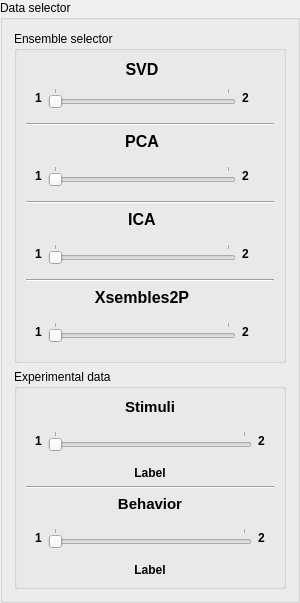
         <widget class="QGroupBox" name="groupBox_32">
          <property name="sizePolicy">
           <sizepolicy hsizetype="Minimum" vsizetype="Preferred">
            <horstretch>0</horstretch>
            <verstretch>0</verstretch>
           </sizepolicy>
          </property>
          <property name="minimumSize">
           <size>
            <width>300</width>
            <height>0</height>
           </size>
          </property>
          <property name="maximumSize">
           <size>
            <width>300</width>
            <height>16777215</height>
           </size>
          </property>
          <property name="title">
           <string>Data selector</string>
          </property>
          <layout class="QVBoxLayout" name="verticalLayout_61">
           <item>
            <widget class="QGroupBox" name="groupBox_35">
             <property name="sizePolicy">
              <sizepolicy hsizetype="MinimumExpanding" vsizetype="Preferred">
               <horstretch>0</horstretch>
               <verstretch>0</verstretch>
              </sizepolicy>
             </property>
             <property name="title">
              <string>Ensemble selector</string>
             </property>
             <layout class="QVBoxLayout" name="verticalLayout_62">
              <item>
               <widget class="QWidget" name="widget_17" native="true">
                <layout class="QHBoxLayout" name="horizontalLayout_29">
                 <property name="leftMargin">
                  <number>0</number>
                 </property>
                 <property name="topMargin">
                  <number>0</number>
                 </property>
                 <property name="rightMargin">
                  <number>0</number>
                 </property>
                 <property name="bottomMargin">
                  <number>0</number>
                 </property>
                 <item>
                  <widget class="QWidget" name="widget_16" native="true">
                   <layout class="QVBoxLayout" name="verticalLayout_65">
                    <property name="spacing">
                     <number>0</number>
                    </property>
                    <property name="leftMargin">
                     <number>0</number>
                    </property>
                    <property name="topMargin">
                     <number>0</number>
                    </property>
                    <property name="rightMargin">
                     <number>0</number>
                    </property>
                    <property name="bottomMargin">
                     <number>0</number>
                    </property>
                    <item>
                     <widget class="QLabel" name="label_7">
                      <property name="sizePolicy">
                       <sizepolicy hsizetype="MinimumExpanding" vsizetype="Preferred">
                        <horstretch>0</horstretch>
                        <verstretch>0</verstretch>
                       </sizepolicy>
                      </property>
                      <property name="font">
                       <font>
                        <pointsize>12</pointsize>
                        <bold>true</bold>
                       </font>
                      </property>
                      <property name="text">
                       <string>SVD</string>
                      </property>
                      <property name="alignment">
                       <set>Qt::AlignCenter</set>
                      </property>
                     </widget>
                    </item>
                    <item>
                     <widget class="QWidget" name="widget_9" native="true">
                      <layout class="QHBoxLayout" name="horizontalLayout_22">
                       <item>
                        <widget class="QLabel" name="enscomp_slider_lbl_min_svd">
                         <property name="sizePolicy">
                          <sizepolicy hsizetype="Minimum" vsizetype="Preferred">
                           <horstretch>0</horstretch>
                           <verstretch>0</verstretch>
                          </sizepolicy>
                         </property>
                         <property name="font">
                          <font>
                           <bold>true</bold>
                          </font>
                         </property>
                         <property name="text">
                          <string>1</string>
                         </property>
                        </widget>
                       </item>
                       <item>
                        <widget class="QSlider" name="enscomp_slider_svd">
                         <property name="enabled">
                          <bool>false</bool>
                         </property>
                         <property name="sizePolicy">
                          <sizepolicy hsizetype="MinimumExpanding" vsizetype="Fixed">
                           <horstretch>0</horstretch>
                           <verstretch>0</verstretch>
                          </sizepolicy>
                         </property>
                         <property name="maximum">
                          <number>1</number>
                         </property>
                         <property name="pageStep">
                          <number>1</number>
                         </property>
                         <property name="tracking">
                          <bool>false</bool>
                         </property>
                         <property name="orientation">
                          <enum>Qt::Horizontal</enum>
                         </property>
                         <property name="tickPosition">
                          <enum>QSlider::TicksAbove</enum>
                         </property>
                         <property name="tickInterval">
                          <number>1</number>
                         </property>
                        </widget>
                       </item>
                       <item>
                        <widget class="QLabel" name="enscomp_slider_lbl_max_svd">
                         <property name="font">
                          <font>
                           <bold>true</bold>
                          </font>
                         </property>
                         <property name="text">
                          <string>2</string>
                         </property>
                        </widget>
                       </item>
                      </layout>
                     </widget>
                    </item>
                   </layout>
                  </widget>
                 </item>
                 <item>
                  <widget class="QWidget" name="enscomp_colorflag_svd" native="true">
                   <property name="minimumSize">
                    <size>
                     <width>10</width>
                     <height>0</height>
                    </size>
                   </property>
                   <property name="maximumSize">
                    <size>
                     <width>10</width>
                     <height>16777215</height>
                    </size>
                   </property>
                   <property name="autoFillBackground">
                    <bool>false</bool>
                   </property>
                  </widget>
                 </item>
                </layout>
               </widget>
              </item>
              <item>
               <widget class="Line" name="line">
                <property name="orientation">
                 <enum>Qt::Horizontal</enum>
                </property>
               </widget>
              </item>
              <item>
               <widget class="QWidget" name="widget_19" native="true">
                <layout class="QHBoxLayout" name="horizontalLayout_30">
                 <property name="leftMargin">
                  <number>0</number>
                 </property>
                 <property name="topMargin">
                  <number>0</number>
                 </property>
                 <property name="rightMargin">
                  <number>0</number>
                 </property>
                 <property name="bottomMargin">
                  <number>0</number>
                 </property>
                 <item>
                  <widget class="QWidget" name="widget_18" native="true">
                   <layout class="QVBoxLayout" name="verticalLayout_76">
                    <property name="leftMargin">
                     <number>0</number>
                    </property>
                    <property name="topMargin">
                     <number>0</number>
                    </property>
                    <property name="rightMargin">
                     <number>0</number>
                    </property>
                    <property name="bottomMargin">
                     <number>0</number>
                    </property>
                    <item>
                     <widget class="QLabel" name="label_21">
                      <property name="sizePolicy">
                       <sizepolicy hsizetype="MinimumExpanding" vsizetype="Preferred">
                        <horstretch>0</horstretch>
                        <verstretch>0</verstretch>
                       </sizepolicy>
                      </property>
                      <property name="font">
                       <font>
                        <pointsize>12</pointsize>
                        <bold>true</bold>
                       </font>
                      </property>
                      <property name="text">
                       <string>PCA</string>
                      </property>
                      <property name="alignment">
                       <set>Qt::AlignCenter</set>
                      </property>
                     </widget>
                    </item>
                    <item>
                     <widget class="QWidget" name="widget_10" native="true">
                      <layout class="QHBoxLayout" name="horizontalLayout_23">
                       <item>
                        <widget class="QLabel" name="enscomp_slider_lbl_min_pca">
                         <property name="font">
                          <font>
                           <bold>true</bold>
                          </font>
                         </property>
                         <property name="text">
                          <string>1</string>
                         </property>
                        </widget>
                       </item>
                       <item>
                        <widget class="QSlider" name="enscomp_slider_pca">
                         <property name="enabled">
                          <bool>false</bool>
                         </property>
                         <property name="sizePolicy">
                          <sizepolicy hsizetype="MinimumExpanding" vsizetype="Fixed">
                           <horstretch>0</horstretch>
                           <verstretch>0</verstretch>
                          </sizepolicy>
                         </property>
                         <property name="maximum">
                          <number>1</number>
                         </property>
                         <property name="pageStep">
                          <number>1</number>
                         </property>
                         <property name="value">
                          <number>0</number>
                         </property>
                         <property name="tracking">
                          <bool>false</bool>
                         </property>
                         <property name="orientation">
                          <enum>Qt::Horizontal</enum>
                         </property>
                         <property name="tickPosition">
                          <enum>QSlider::TicksAbove</enum>
                         </property>
                         <property name="tickInterval">
                          <number>1</number>
                         </property>
                        </widget>
                       </item>
                       <item>
                        <widget class="QLabel" name="enscomp_slider_lbl_max_pca">
                         <property name="font">
                          <font>
                           <bold>true</bold>
                          </font>
                         </property>
                         <property name="text">
                          <string>2</string>
                         </property>
                        </widget>
                       </item>
                      </layout>
                     </widget>
                    </item>
                   </layout>
                  </widget>
                 </item>
                 <item>
                  <widget class="QWidget" name="enscomp_colorflag_pca" native="true">
                   <property name="minimumSize">
                    <size>
                     <width>10</width>
                     <height>0</height>
                    </size>
                   </property>
                   <property name="maximumSize">
                    <size>
                     <width>10</width>
                     <height>16777215</height>
                    </size>
                   </property>
                  </widget>
                 </item>
                </layout>
               </widget>
              </item>
              <item>
               <widget class="Line" name="line_2">
                <property name="orientation">
                 <enum>Qt::Horizontal</enum>
                </property>
               </widget>
              </item>
              <item>
               <widget class="QWidget" name="widget_22" native="true">
                <layout class="QHBoxLayout" name="horizontalLayout_31">
                 <property name="leftMargin">
                  <number>0</number>
                 </property>
                 <property name="topMargin">
                  <number>0</number>
                 </property>
                 <property name="rightMargin">
                  <number>0</number>
                 </property>
                 <property name="bottomMargin">
                  <number>0</number>
                 </property>
                 <item>
                  <widget class="QWidget" name="widget_21" native="true">
                   <layout class="QVBoxLayout" name="verticalLayout_77">
                    <property name="leftMargin">
                     <number>0</number>
                    </property>
                    <property name="topMargin">
                     <number>0</number>
                    </property>
                    <property name="rightMargin">
                     <number>0</number>
                    </property>
                    <property name="bottomMargin">
                     <number>0</number>
                    </property>
                    <item>
                     <widget class="QLabel" name="label_22">
                      <property name="sizePolicy">
                       <sizepolicy hsizetype="MinimumExpanding" vsizetype="Preferred">
                        <horstretch>0</horstretch>
                        <verstretch>0</verstretch>
                       </sizepolicy>
                      </property>
                      <property name="font">
                       <font>
                        <pointsize>12</pointsize>
                        <bold>true</bold>
                       </font>
                      </property>
                      <property name="text">
                       <string>ICA</string>
                      </property>
                      <property name="alignment">
                       <set>Qt::AlignCenter</set>
                      </property>
                     </widget>
                    </item>
                    <item>
                     <widget class="QWidget" name="widget_11" native="true">
                      <layout class="QHBoxLayout" name="horizontalLayout_24">
                       <item>
                        <widget class="QLabel" name="enscomp_slider_lbl_min_ica">
                         <property name="font">
                          <font>
                           <bold>true</bold>
                          </font>
                         </property>
                         <property name="text">
                          <string>1</string>
                         </property>
                        </widget>
                       </item>
                       <item>
                        <widget class="QSlider" name="enscomp_slider_ica">
                         <property name="enabled">
                          <bool>false</bool>
                         </property>
                         <property name="sizePolicy">
                          <sizepolicy hsizetype="MinimumExpanding" vsizetype="Fixed">
                           <horstretch>0</horstretch>
                           <verstretch>0</verstretch>
                          </sizepolicy>
                         </property>
                         <property name="maximum">
                          <number>1</number>
                         </property>
                         <property name="pageStep">
                          <number>1</number>
                         </property>
                         <property name="tracking">
                          <bool>false</bool>
                         </property>
                         <property name="orientation">
                          <enum>Qt::Horizontal</enum>
                         </property>
                         <property name="tickPosition">
                          <enum>QSlider::TicksAbove</enum>
                         </property>
                         <property name="tickInterval">
                          <number>1</number>
                         </property>
                        </widget>
                       </item>
                       <item>
                        <widget class="QLabel" name="enscomp_slider_lbl_max_ica">
                         <property name="font">
                          <font>
                           <bold>true</bold>
                          </font>
                         </property>
                         <property name="text">
                          <string>2</string>
                         </property>
                        </widget>
                       </item>
                      </layout>
                     </widget>
                    </item>
                   </layout>
                  </widget>
                 </item>
                 <item>
                  <widget class="QWidget" name="enscomp_colorflag_ica" native="true">
                   <property name="minimumSize">
                    <size>
                     <width>10</width>
                     <height>0</height>
                    </size>
                   </property>
                   <property name="maximumSize">
                    <size>
                     <width>10</width>
                     <height>16777215</height>
                    </size>
                   </property>
                  </widget>
                 </item>
                </layout>
               </widget>
              </item>
              <item>
               <widget class="Line" name="line_3">
                <property name="orientation">
                 <enum>Qt::Horizontal</enum>
                </property>
               </widget>
              </item>
              <item>
               <widget class="QWidget" name="widget_25" native="true">
                <layout class="QHBoxLayout" name="horizontalLayout_32">
                 <property name="leftMargin">
                  <number>0</number>
                 </property>
                 <property name="topMargin">
                  <number>0</number>
                 </property>
                 <property name="rightMargin">
                  <number>0</number>
                 </property>
                 <property name="bottomMargin">
                  <number>0</number>
                 </property>
                 <item>
                  <widget class="QWidget" name="widget_24" native="true">
                   <layout class="QVBoxLayout" name="verticalLayout_78">
                    <property name="leftMargin">
                     <number>0</number>
                    </property>
                    <property name="topMargin">
                     <number>0</number>
                    </property>
                    <property name="rightMargin">
                     <number>0</number>
                    </property>
                    <property name="bottomMargin">
                     <number>0</number>
                    </property>
                    <item>
                     <widget class="QLabel" name="label_23">
                      <property name="sizePolicy">
                       <sizepolicy hsizetype="MinimumExpanding" vsizetype="Preferred">
                        <horstretch>0</horstretch>
                        <verstretch>0</verstretch>
                       </sizepolicy>
                      </property>
                      <property name="font">
                       <font>
                        <pointsize>12</pointsize>
                        <bold>true</bold>
                       </font>
                      </property>
                      <property name="text">
                       <string>Xsembles2P</string>
                      </property>
                      <property name="alignment">
                       <set>Qt::AlignCenter</set>
                      </property>
                     </widget>
                    </item>
                    <item>
                     <widget class="QWidget" name="widget_12" native="true">
                      <layout class="QHBoxLayout" name="horizontalLayout_25">
                       <item>
                        <widget class="QLabel" name="enscomp_slider_lbl_min_x2p">
                         <property name="font">
                          <font>
                           <bold>true</bold>
                          </font>
                         </property>
                         <property name="text">
                          <string>1</string>
                         </property>
                        </widget>
                       </item>
                       <item>
                        <widget class="QSlider" name="enscomp_slider_x2p">
                         <property name="enabled">
                          <bool>false</bool>
                         </property>
                         <property name="sizePolicy">
                          <sizepolicy hsizetype="MinimumExpanding" vsizetype="Fixed">
                           <horstretch>0</horstretch>
                           <verstretch>0</verstretch>
                          </sizepolicy>
                         </property>
                         <property name="maximum">
                          <number>1</number>
                         </property>
                         <property name="pageStep">
                          <number>1</number>
                         </property>
                         <property name="tracking">
                          <bool>false</bool>
                         </property>
                         <property name="orientation">
                          <enum>Qt::Horizontal</enum>
                         </property>
                         <property name="tickPosition">
                          <enum>QSlider::TicksAbove</enum>
                         </property>
                         <property name="tickInterval">
                          <number>1</number>
                         </property>
                        </widget>
                       </item>
                       <item>
                        <widget class="QLabel" name="enscomp_slider_lbl_max_x2p">
                         <property name="font">
                          <font>
                           <bold>true</bold>
                          </font>
                         </property>
                         <property name="text">
                          <string>2</string>
                         </property>
                        </widget>
                       </item>
                      </layout>
                     </widget>
                    </item>
                   </layout>
                  </widget>
                 </item>
                 <item>
                  <widget class="QWidget" name="enscomp_colorflag_x2p" native="true">
                   <property name="minimumSize">
                    <size>
                     <width>10</width>
                     <height>0</height>
                    </size>
                   </property>
                   <property name="maximumSize">
                    <size>
                     <width>10</width>
                     <height>16777215</height>
                    </size>
                   </property>
                  </widget>
                 </item>
                </layout>
               </widget>
              </item>
             </layout>
            </widget>
           </item>
           <item>
            <widget class="QGroupBox" name="groupBox_36">
             <property name="sizePolicy">
              <sizepolicy hsizetype="MinimumExpanding" vsizetype="Maximum">
               <horstretch>0</horstretch>
               <verstretch>0</verstretch>
              </sizepolicy>
             </property>
             <property name="title">
              <string>Experimental data</string>
             </property>
             <layout class="QVBoxLayout" name="verticalLayout_73">
              <item>
               <widget class="QLabel" name="label_31">
                <property name="font">
                 <font>
                  <pointsize>11</pointsize>
                  <bold>true</bold>
                 </font>
                </property>
                <property name="text">
                 <string>Stimuli</string>
                </property>
                <property name="alignment">
                 <set>Qt::AlignCenter</set>
                </property>
               </widget>
              </item>
              <item>
               <widget class="QWidget" name="widget_13" native="true">
                <layout class="QHBoxLayout" name="horizontalLayout_26">
                 <item>
                  <widget class="QLabel" name="enscomp_slider_lbl_min_stim">
                   <property name="font">
                    <font>
                     <bold>true</bold>
                    </font>
                   </property>
                   <property name="text">
                    <string>1</string>
                   </property>
                  </widget>
                 </item>
                 <item>
                  <widget class="QSlider" name="enscomp_slider_stim">
                   <property name="enabled">
                    <bool>false</bool>
                   </property>
                   <property name="maximum">
                    <number>1</number>
                   </property>
                   <property name="pageStep">
                    <number>1</number>
                   </property>
                   <property name="tracking">
                    <bool>false</bool>
                   </property>
                   <property name="orientation">
                    <enum>Qt::Horizontal</enum>
                   </property>
                   <property name="tickPosition">
                    <enum>QSlider::TicksAbove</enum>
                   </property>
                   <property name="tickInterval">
                    <number>1</number>
                   </property>
                  </widget>
                 </item>
                 <item>
                  <widget class="QLabel" name="enscomp_slider_lbl_max_stim">
                   <property name="font">
                    <font>
                     <bold>true</bold>
                    </font>
                   </property>
                   <property name="text">
                    <string>2</string>
                   </property>
                  </widget>
                 </item>
                </layout>
               </widget>
              </item>
              <item>
               <widget class="QLabel" name="enscomp_slider_lbl_stim">
                <property name="font">
                 <font>
                  <bold>true</bold>
                 </font>
                </property>
                <property name="text">
                 <string>Label</string>
                </property>
                <property name="alignment">
                 <set>Qt::AlignCenter</set>
                </property>
               </widget>
              </item>
              <item>
               <widget class="Line" name="line_4">
                <property name="orientation">
                 <enum>Qt::Horizontal</enum>
                </property>
               </widget>
              </item>
              <item>
               <widget class="QLabel" name="label_30">
                <property name="font">
                 <font>
                  <pointsize>11</pointsize>
                  <bold>true</bold>
                 </font>
                </property>
                <property name="text">
                 <string>Behavior</string>
                </property>
                <property name="alignment">
                 <set>Qt::AlignCenter</set>
                </property>
               </widget>
              </item>
              <item>
               <widget class="QWidget" name="widget_14" native="true">
                <layout class="QHBoxLayout" name="horizontalLayout_27">
                 <item>
                  <widget class="QLabel" name="enscomp_slider_lbl_min_behavior">
                   <property name="font">
                    <font>
                     <bold>true</bold>
                    </font>
                   </property>
                   <property name="text">
                    <string>1</string>
                   </property>
                  </widget>
                 </item>
                 <item>
                  <widget class="QSlider" name="enscomp_slider_behavior">
                   <property name="enabled">
                    <bool>false</bool>
                   </property>
                   <property name="maximum">
                    <number>1</number>
                   </property>
                   <property name="pageStep">
                    <number>1</number>
                   </property>
                   <property name="tracking">
                    <bool>false</bool>
                   </property>
                   <property name="orientation">
                    <enum>Qt::Horizontal</enum>
                   </property>
                   <property name="tickPosition">
                    <enum>QSlider::TicksAbove</enum>
                   </property>
                   <property name="tickInterval">
                    <number>1</number>
                   </property>
                  </widget>
                 </item>
                 <item>
                  <widget class="QLabel" name="enscomp_slider_lbl_max_behavior">
                   <property name="font">
                    <font>
                     <bold>true</bold>
                    </font>
                   </property>
                   <property name="text">
                    <string>2</string>
                   </property>
                  </widget>
                 </item>
                </layout>
               </widget>
              </item>
              <item>
               <widget class="QLabel" name="enscomp_slider_lbl_behavior">
                <property name="font">
                 <font>
                  <bold>true</bold>
                 </font>
                </property>
                <property name="text">
                 <string>Label</string>
                </property>
                <property name="alignment">
                 <set>Qt::AlignCenter</set>
                </property>
               </widget>
              </item>
             </layout>
            </widget>
           </item>
          </layout>
         </widget>
